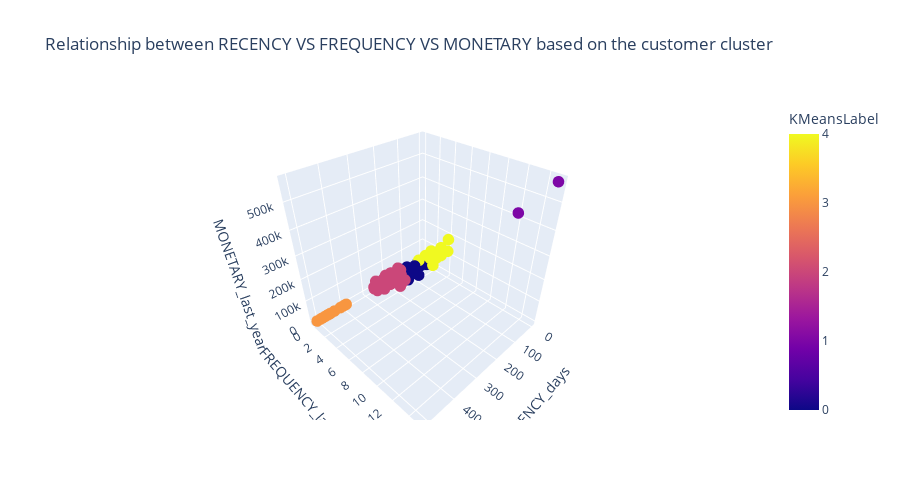

Source (notebook cell):
### Code cell
rfm_df_scaled = rfm_df_scaled.assign(KMeansLabel=kmeans_clustering.labels_)
rfm_df = rfm_df.assign(KMeansLabel=kmeans_clustering.labels_)

fig = px.scatter_3d(
    data_frame=rfm_df,
    x= "RECENCY_days",
    y = "FREQUENCY_last_year",
    z= "MONETARY_last_year",
    title = "Relationship between RECENCY VS FREQUENCY VS MONETARY based on the customer cluster",
    color = "KMeansLabel",
    height=500
)
fig.update_traces(marker_size = 4)
fig.show()
customer_clusters_summarize = customer_df.groupby("KMeansLabel")[["RECENCY_days", "FREQUENCY_last_year", "MONETARY_last_year"]].median()
customer_clusters_summarize.assign(CustomersCount=np.bincount(kmeans_clustering.labels_))

### Figure 1 — Plotly figure (JSON) as saved in the notebook; plotly's stock layout.template omitted (floating-point values rounded to 4 significant figures)
{"data": [{"hovertemplate": "RECENCY_days=%{x}<br>FREQUENCY_last_year=%{y}<br>MONETARY_last_year=%{z}<br>KMeansLabel=%{marker.color}<extra></extra>", "legendgroup": "", "marker": {"color": [2, 0, 2, 0, 2, 0, 2, 0, 2, 0, 2, 2, 2, 2, 0, 3, 3, 2, 2, 2, 2, 3, 0, 0, 2, 2, 3, 4, 4, 3, 3, 0, 2, 1, 4, 4, 2, 4, 4, 2, 2, 2, 4, 2, 4, 2, 0, 0, 2, 3, 2, 0, 0, 2, 0, 1, 2, 2, 2, 2, 2, 2, 3, 0, 4, 4, 4, 2, 2, 0, 4, 3, 4, 3, 2, 4, 2, 0, 3, 0, 0, 4, 4, 2, 0, 0, 4, 2, 2, 2, 3, 2], "coloraxis": "coloraxis", "size": 4, "symbol": "circle"}, "mode": "markers", "name": "", "scene": "scene", "showlegend": false, "type": "scatter3d", "x": [195, 64, 264, 83, 187, 22, 183, 118, 232, 54, 179, 207, 258, 207, 112, 438, 388, 221, 229, 191, 257, 460, 131, 97, 211, 196, 465, 46, 1, 400, 495, 90, 188, 0, 89, 26, 178, 25, 38, 221, 270, 237, 21, 192, 0, 197, 75, 145, 230, 508, 209, 82, 47, 228, 144, 2, 194, 195, 181, 283, 208, 263, 413, 120, 1, 30, 62, 200, 284, 141, 14, 455, 89, 476, 183, 2, 179, 145, 392, 146, 58, 39, 39, 227, 111, 139, 53, 274, 207, 193, 488, 211], "y": [2, 1, 2, 2, 2, 2, 2, 1, 1, 1, 2, 2, 1, 1, 1, 0, 0, 1, 1, 1, 1, 0, 2, 2, 1, 1, 0, 3, 4, 0, 0, 2, 1, 15, 2, 2, 1, 3, 3, 1, 1, 1, 2, 2, 4, 2, 2, 2, 2, 0, 1, 1, 2, 1, 1, 12, 1, 1, 2, 1, 1, 2, 0, 1, 2, 2, 3, 1, 1, 2, 3, 0, 2, 0, 2, 3, 1, 1, 0, 2, 1, 3, 4, 1, 2, 1, 2, 1, 1, 3, 0, 1], "z": [106800.0, 15140.0, 94120.0, 65010.0, 7620.0, 26710.0, 91222, 21730.0, 59070.0, 14070.0, 19200.0, 60420.0, 34990.0, 9215.0, 3987.0, 0, 0, 36580.0, 27450.0, 27730.0, 18970.0, 0, 46590.0, 54200.0, 34550.0, 15930.0, 0, 54840.0, 122100.0, 0, 0, 7303.0, 30180.0, 567300.0, 87060.0, 75780.0, 29340.0, 83210.0, 91280.0, 60270.0, 16360.0, 3221.0, 97930.0, 58990.0, 180100.0, 92930.0, 52950.0, 22450.0, 103100.0, 0, 31450.0, 8775.0, 41100.0, 46870.0, 11020.0, 420800.0, 30350.0, 49000.0, 64960.0, 34150.0, 55570.0, 57200.0, 0, 49060.0, 56170.0, 58260.0, 100900.0, 41700.0, 43330.0, 30090.0, 111200.0, 0, 85550.0, 0, 48900.0, 123200.0, 13740.0, 51370.0, 0, 16450.0, 46519, 111500.0, 120600.0, 68940.0, 69170.0, 44270.0, 91210.0, 67280.0, 56370.0, 66010.0, 0, 51330.0]}], "layout": {"coloraxis": {"colorbar": {"title": {"text": "KMeansLabel"}}, "colorscale": [[0, "#0d0887"], [0.1111, "#46039f"], [0.2222, "#7201a8"], [0.3333, "#9c179e"], [0.4444, "#bd3786"], [0.5556, "#d8576b"], [0.6667, "#ed7953"], [0.7778, "#fb9f3a"], [0.8889, "#fdca26"], [1, "#f0f921"]]}, "height": 500, "legend": {"tracegroupgap": 0}, "scene": {"domain": {"x": [0, 1], "y": [0, 1]}, "xaxis": {"title": {"text": "RECENCY_days"}}, "yaxis": {"title": {"text": "FREQUENCY_last_year"}}, "zaxis": {"title": {"text": "MONETARY_last_year"}}}, "title": {"text": "Relationship between RECENCY VS FREQUENCY VS MONETARY based on the customer cluster"}}}
